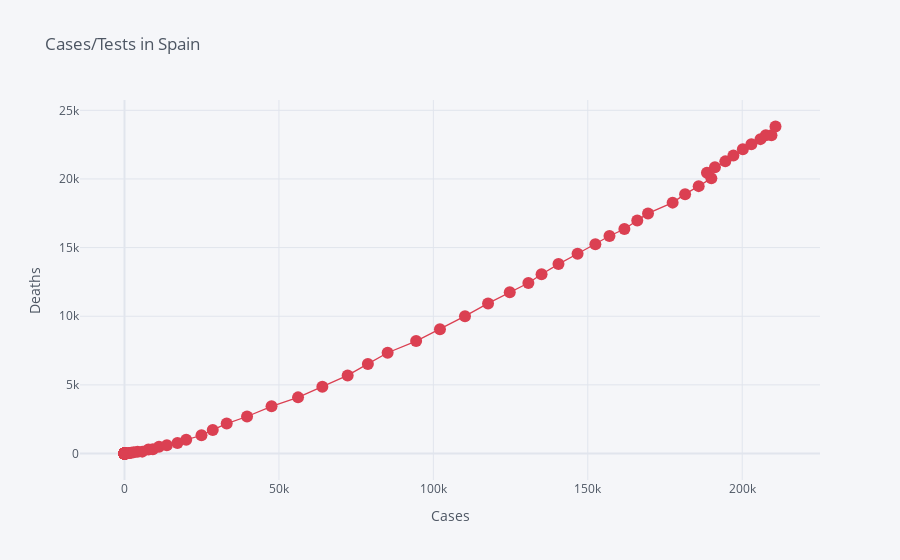

The notebook cell this image was saved under:
### Code cell
spain.iplot(kind = 'scatter', x = 'total_cases', y = 'total_deaths', mode = 'lines+markers', title = 'Cases/Tests in Spain', xTitle='Cases', yTitle='Deaths', colors = 'red')

### Figure 1 — Plotly figure (JSON) as saved in the notebook; plotly's stock layout.template omitted (floating-point values rounded to 4 significant figures)
{"data": [{"name": "total_deaths", "text": "", "y": [0, 0, 0, 0, 0, 0, 0, 0, 0, 0, 0, 0, 0, 0, 0, 0, 0, 0, 0, 0, 0, 0, 0, 0, 0, 0, 0, 0, 0, 0, 0, 0, 0, 0, 0, 0, 0, 0, 0, 0, 0, 0, 0, 0, 0, 0, 0, 0, 0, 0, 0, 0, 0, 0, 0, 0, 0, 0, 0, 0, 0, 0, 0, 0, 0, 1, 3, 5, 5, 5, 28, 35, 47, 84, 121, 136, 288, 309, 491, 598, 767, 1002, 1326, 1720, 2182, 2696, 3434, 4089, 4858, 5690, 6528, 7340, 8189, 9053, 10003, 10935, 11744, 12418, 13055, 13798, 14555, 15238, 15843, 16353, 16972, 17489, 18276, 18893, 19478, 20043, 20453, 20852, 21282, 21717, 22157, 22524, 22902, 23190, 23190, 23822], "mode": "lines+markers", "marker": {"symbol": "circle", "size": 12}, "x": [0, 0, 0, 0, 0, 0, 0, 0, 0, 0, 0, 0, 0, 0, 0, 0, 0, 0, 0, 0, 0, 0, 0, 0, 0, 0, 0, 0, 0, 0, 0, 0, 1, 1, 1, 1, 1, 1, 1, 1, 1, 2, 2, 2, 2, 2, 2, 2, 2, 2, 2, 2, 2, 2, 2, 2, 3, 7, 12, 25, 34, 66, 83, 114, 151, 200, 261, 374, 430, 589, 1204, 1639, 2140, 3004, 4231, 5753, 7753, 9191, 11178, 13716, 17147, 19980, 24926, 28572, 33089, 39673, 47610, 56188, 64059, 72248, 78797, 85195, 94417, 102136, 110238, 117710, 124736, 130759, 135032, 140510, 146690, 152446, 157022, 161852, 166019, 169496, 177464, 181504, 185904, 190008, 188578, 191163, 194515, 197142, 200194, 202961, 205905, 207634, 209465, 210773], "line": {"color": "rgba(219, 64, 82, 1.0)", "dash": "solid", "shape": "linear", "width": 1.3}, "type": "scatter"}], "layout": {"title": {"text": "Cases/Tests in Spain", "font": {"color": "#4D5663"}}, "paper_bgcolor": "#F5F6F9", "plot_bgcolor": "#F5F6F9", "yaxis": {"tickfont": {"color": "#4D5663"}, "zerolinecolor": "#E1E5ED", "title": {"text": "Deaths", "font": {"color": "#4D5663"}}, "gridcolor": "#E1E5ED", "showgrid": true}, "xaxis": {"tickfont": {"color": "#4D5663"}, "zerolinecolor": "#E1E5ED", "title": {"text": "Cases", "font": {"color": "#4D5663"}}, "gridcolor": "#E1E5ED", "showgrid": true}, "legend": {"bgcolor": "#F5F6F9", "font": {"color": "#4D5663"}}}}
